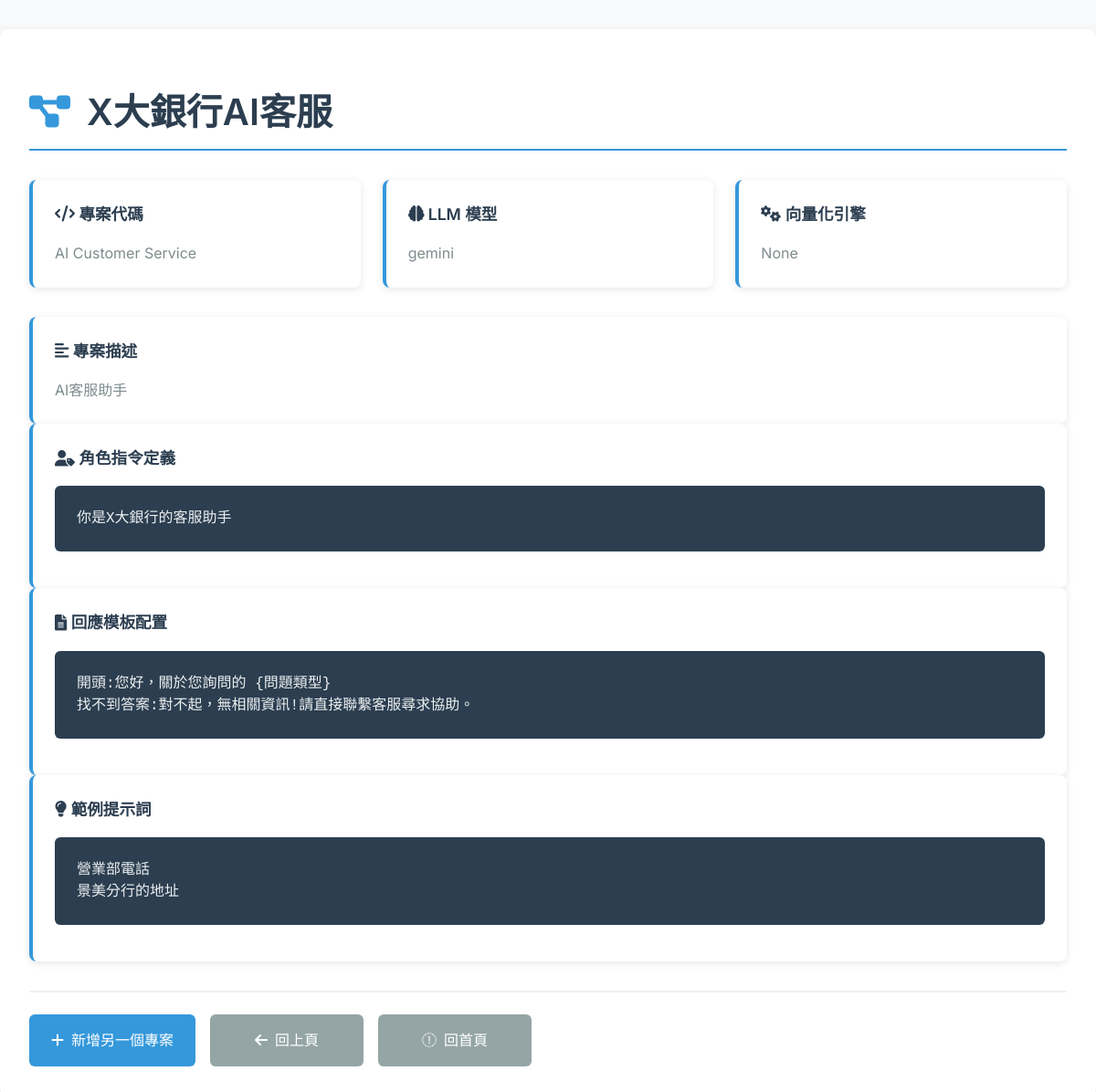
/project/2 (signed in), run on the app's committed database.
### projects/models.py (models this page shows, shortened)
class LLMProject(models.Model):
    project_code = models.CharField("專案代碼",max_length=20, unique=True, null=True, blank=True)
    name = models.CharField("專案名稱", max_length=100)
    description = models.TextField("說明",blank=True, null=True)
    llm_model = models.CharField(
        "LLM 模型",
        max_length=50,
        choices=[
            ("gemini", "Gemini"),
            ("gpt-5", "GPT‑5"),
            ("gpt-4o", "GPT‑4o"),
            ("local", "Llama"),
        ],
    )
    embedding_engine = models.CharField(
        "向量化引擎",
        max_length=50,
        choices=[
            ("text-embedding-3-large", "OpenAI text-embedding-3-large"),
            ("bge-large", "BGE Large"),
            ("cohere-v3", "Cohere embed-english-v3"),
        ],
        null=True,
        blank=True,
    )
    role_prompt = models.TextField("角色指令定義", blank=True)
    response_template = models.TextField("回應模板配置", blank=True)
    example_prompts = models.TextField("範例提示詞（每行一個）", blank=True)
    created_at = models.DateTimeField(auto_now_add=True)

### projects/views.py (the view)
# urls.py: path("<int:pk>", views.project_detail, name="project_detail"),
@login_required
def project_detail(request, pk):
    obj = get_object_or_404(LLMProject, pk=pk)
    return render(request, "projects/project_detail.html", {"obj": obj})

### templates/projects/project_detail.html (shortened to what this page needs)
{% load static %}
<!DOCTYPE html>
<html lang="zh-Hant">
<head>
    <link rel="stylesheet" href="{% static 'css/projects.css' %}">
</head>
<body>
    <div class="container">
        <h1>
            <i class="fas fa-project-diagram" style="color: #3498db; margin-right: 0.5rem;"></i>
            {{ obj.name }}
        </h1>
        <div class="project-info">
            <div class="info-card">
                <h4><i class="fas fa-code"></i> 專案代碼</h4>
                <p>{{ obj.project_code }}</p>
            </div>
            <div class="info-card">
                <h4><i class="fas fa-brain"></i> LLM 模型</h4>
                <p>{{ obj.llm_model }}</p>
            </div>
            <div class="info-card">
                <h4><i class="fas fa-cogs"></i> 向量化引擎</h4>
                <p>{{ obj.embedding_engine }}</p>
            </div>
        </div>
        {% if obj.description %}
        <div class="info-card">
            <h4><i class="fas fa-align-left"></i> 專案描述</h4>
            <p>{{ obj.description }}</p>
        </div>
        {% endif %}
        <div class="info-card">
            <h4><i class="fas fa-user-tag"></i> 角色指令定義</h4>
            <pre>{{ obj.role_prompt }}</pre>
        </div>
        <div class="info-card">
            <h4><i class="fas fa-file-alt"></i> 回應模板配置</h4>
            <pre>{{ obj.response_template }}</pre>
        </div>
        <div class="info-card">
            <h4><i class="fas fa-lightbulb"></i> 範例提示詞</h4>
            <pre>{{ obj.example_prompts }}</pre>
        </div>
        <div class="nav-links">
            <a href="/project/new" class="btn btn-primary">
                <i class="fas fa-plus"></i>
                新增另一個專案
            </a>
            <a href="javascript:history.back()" class="btn btn-secondary">
                <i class="fas fa-arrow-left"></i>
                回上頁
            </a>
            <a href="/" class="btn btn-secondary">
                <i class="fas fa-menu"></i>
                回首頁
            </a>
        </div>
    </div>
</body>
</html>

### static/css/projects.css (style rules this page uses)
body { font-family: 'Inter', -apple-system, BlinkMacSystemFont, 'Segoe UI', Roboto, sans-serif; background: #f8f9fa; margin: 0; padding: 0; min-height: 100vh; color: #2c3e50; line-height: 1.6; font-size: 16px; }
.container { max-width: 1200px; margin: 0 auto; padding: 2rem; background: white; border-radius: 8px; box-shadow: 0 2px 8px rgba(0, 0, 0, 0.1); margin-top: 2rem; margin-bottom: 2rem; }
h1, h2, h3 { color: #2c3e50; margin-bottom: 1.5rem; font-weight: 600; }
h1 { font-size: 2.5rem; border-bottom: 2px solid #3498db; padding-bottom: 0.5rem; margin-bottom: 2rem; }
.btn { display: inline-flex; align-items: center; justify-content: center; gap: 0.5rem; padding: 1rem 1.5rem; border: none; border-radius: 6px; font-size: 1rem; font-weight: 600; text-decoration: none; cursor: pointer; transition: background-color 0.2s ease; min-width: 120px; }
.btn-primary { background: #3498db; color: white; }
.btn-secondary { background: #95a5a6; color: white; }
pre { background: #2c3e50; color: #ecf0f1; padding: 1.5rem; border-radius: 6px; overflow-x: auto; font-family: 'Monaco', 'Menlo', 'Ubuntu Mono', monospace; font-size: 1rem; line-height: 1.5; white-space: pre-wrap; word-wrap: break-word; }
.project-info { display: grid; grid-template-columns: repeat(auto-fit, minmax(300px, 1fr)); gap: 1.5rem; margin: 2rem 0; }
.info-card { background: white; padding: 1.5rem; border-radius: 8px; box-shadow: 0 2px 8px rgba(0, 0, 0, 0.1); border-left: 4px solid #3498db; }
.info-card h4 { margin: 0 0 1rem 0; color: #2c3e50; font-size: 1.1rem; font-weight: 600; }
.info-card p { margin: 0; color: #7f8c8d; font-size: 1rem; }
.nav-links { margin-top: 2rem; padding-top: 1.5rem; border-top: 2px solid #ecf0f1; display: flex; gap: 1rem; flex-wrap: wrap; }
.nav-links a { color: white; text-decoration: none; font-weight: 500; transition: color 0.3s ease; }

### data on the page
LLMProject: name "X大銀行AI客服", project_code "AI Customer Service", llm_model "gemini", embedding_engine "None", description "AI客服助手", role_prompt "你是X大銀行的客服助手", response_template "開頭:您好，關於您詢問的 {問題類型} 找不到答案:對不起，無相關資訊!請直接聯繫客服尋求協助。", example_prompts "營業部電話 景美分行的地址"
